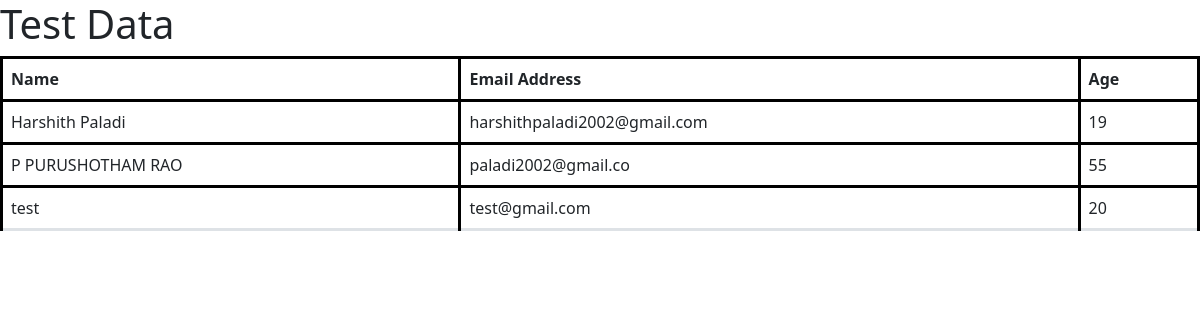
The app's page /form1/data/ with its own data.
### form1/models.py (models this page shows, shortened)
class Form1(models.Model):
    name = models.CharField(max_length=100,unique=True)
    email = models.EmailField(max_length=100,unique=True,validators=[validators.validate_email])
    age = models.IntegerField(validators=[validators.MaxValueValidator(150),validators.MinValueValidator(0)])
    date = models.DateTimeField(default=None,blank=True,null=True)

### form1/views.py (the view)
# urls.py: path('data/', views.forms_data, name='form1_out'),
def forms_data(request):
    data = Form1.objects.order_by('name')
    return render(request,'form1_out.html',{'data':data})

### form1/templates/form1_out.html (shortened to what this page needs)
{% extends "bootstrap.html" %}
{% block content %}
{% if data %}
<h1>Test Data</h1>
<div class="data">
{% if data %}
  <table class="table">
      <thead>
          <tr>
              <th>Name</th>
              <th>Email Address</th>
              <th>Age</th>
          </tr>
      </thead>
      {% for dat in data %}
      <tbody>
          <tr>
              <td scope="row">{{dat.name}}</td>
              <td>{{dat.email}}</td>
              <td>{{dat.age}}</td>
          </tr>
      </tbody>
    {% endfor %}
  </table>
{% else %}
    <p>No Data Found</p>
{% endif %}
</div>
{% else %}
<h1>Form Submitted Successfully </h1>
<h2><a href="" {% url 'form1_in' %}> To Fill another form Click here</a></h2>
{% endif %}
{% endblock content %}

### form1/templates/form1_out.html (style rules this page uses)
table, th, td { border: 3px solid black; border-collapse: collapse; }

### records on screen
Form1: name "Harshith Paladi", email "harshithpaladi2002@gmail.com", age "19"
Form1: name "P PURUSHOTHAM RAO", email "paladi2002@gmail.co", age "55"
Form1: name "test", email "test@gmail.com", age "20"
